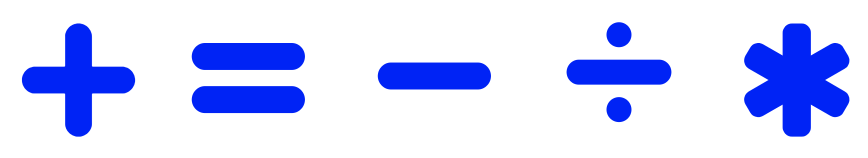
#> input picture project/data/original_operators.png, 1736 x 316 px (shown at 1/2 size); its folder holds 2 pictures in this run
$ jupyter execute --allow-errors lab_01_segmentation.ipynb   (shell and % lines are left out)
#> lines starting #> are read from the running program, lines starting #| are printed output that depends on the picture
# [IAPR 2020:][iapr2020] Lab 1 ‒  Image segmentation

**Author:** Gabriel Tornare, Kilian Meier, Jérôme Savary
**Due date:** 26.03.2020

[iapr2018]: https://github.com/LTS5/iapr-2020

## Extract relevant data
We first need to extract the `lab-01-data.tar.gz` archive.
To this end, we use the [tarfile] module from the Python standard library.

[tarfile]: https://docs.python.org/3.6/library/tarfile.html

[cell 1]
import tarfile
import os

data_base_path = os.path.join(os.pardir, '..\\..\\data')
data_folder = 'lab-01-data'
tar_path = os.path.join(data_base_path, data_folder + '.tar.gz')
#> (the rest of this cell did not finish here and is left out)

[cell 2]
data_path = os.path.join(data_base_path, data_folder)

[cell 3]
import skimage.io
import matplotlib.pyplot as plt

#method 1 :
import imageio #to load png pictures
from skimage import img_as_ubyte
from skimage import filters
from skimage.color import rgb2gray
from skimage.color import rgba2rgb
from skimage.filters import rank
from skimage.morphology import disk
from skimage.draw import rectangle
from skimage.measure import label
import numpy as np
from skimage.segmentation import watershed

#method 2 :
# from skimage.util import img_as_ubyte
from sklearn.cluster import KMeans
from sklearn.decomposition import PCA

[cell 4]
# [5 lines of commented-out code are left out]

## Part 2: Shape/color segmentation

You will find hereafter three pictures taken under three different illuminations, containing some shapes with different colors. We ask you to create a routine to:

1. Count the number of shapes of each color.
2. Compute the total area (in pixels) of each color.

Please note that one specific challenge is to be robust to illumination changes. Therefore some kind of intensity normalization should probably be used.

**Note:** the routine(s) that you will write for this exercise will be useful for the final project as well, so pay special attention to it.

### 2.1 Visualization

[cell 5]
# Load images
im_names = ['arena-shapes-01', 'arena-shapes-02', 'arena-shapes-03']
filenames = [os.path.join(data_path, name) + '.png' for name in im_names]
ic = skimage.io.imread_collection(filenames)
#> (the rest of this cell did not finish here and is left out)

[cell 6]
# Plot images
fig, axes = plt.subplots(1, 3, figsize=(12, 12))
#> (the rest of this cell did not finish here and is left out)

### 2.2 Number of shapes of each color
#### Algorithm
The process can be described by the following steps:
1. Convert image to gray scale
2. Denoise the image using a median filter
3. Find background by thresholding and use remaining pixels as markers
4. Perform watersheding on sobel edges of original image
5. Computing mean color and size of each object
6. Compute separation threshold
7. Classify objects and compute number of object and area per class
8. Display the results

#### Discussion
This approach leads to good results : all the objects are correctly classified and well delimited. However it relies on several assumption. First, the background threshold definition relies on the fact that the background is dominant in the image (taking the mean of the image), this is ok while the objects are sparse in the image and the background is homogeneous. This could be solved by using other background removal approach, here an active contour might be an interesting solution. Second, the classification between objects relies on the fact that there are around the same number of objects in each class (mean of the mean color), this can be solved by using other classification approaches such as k-means for example.
This approach uses only grayscale images, but one could maybe benefit from the color information to create a more robust algorithm, maybe changing color space and using one of those dimensions could be interesting.
Finally, one could question the use of the watersheding since the markers computed are already pretty good object segmentations, but watersheding adds probably some robustness and could lead to better edges depending on the contrast of the original image.

###  ================== JUST LABELS A PICTURE ================

[cell 7]
im = imageio.imread('../../data/original_operators.png')
#> im is the input picture: shape (316, 1736, 4); mean R, G, B, A 209.5, 215.7, 253.2, 255
print(im.shape)
#| (316, 1736, 4)
plt.imshow(im)

[cell 8]
greyim = rgb2gray(rgba2rgb(im))
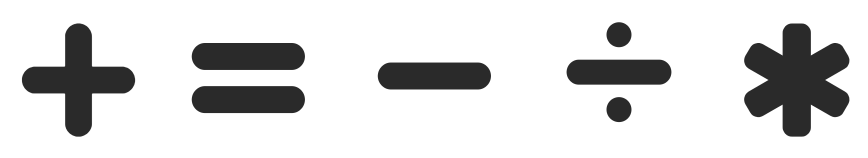
#> greyim: shape (316, 1736) float64 (shown at 1/2 size); min 0.167, max 1, mean 0.851
print(greyim.shape)
#| (316, 1736)
plt.imshow(greyim)

[cell 9]
width = greyim.shape[1]//5
#> width = 347

[cell 10]
width
#> Out = 347

[cell 11]
symbols = [ None for i in np.arange(5)]
for i in np.arange(5):
  symbols[i] = greyim[:,width*i:width*(i+1)]
#> after the loop, symbols = 5 items

[cell 12]
plt.imshow(symbols[0])
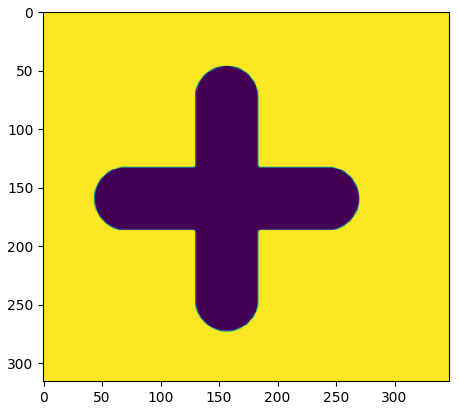
#> figure drawn by matplotlib, 1 panel
